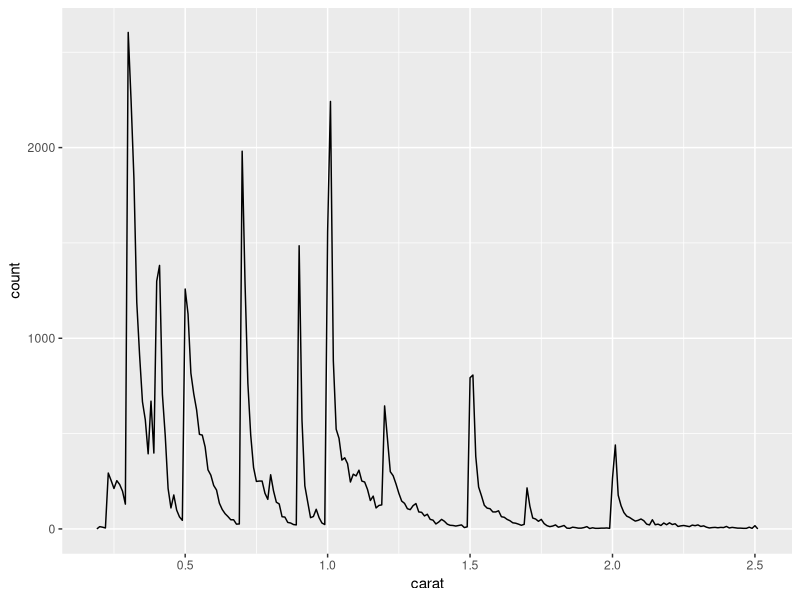
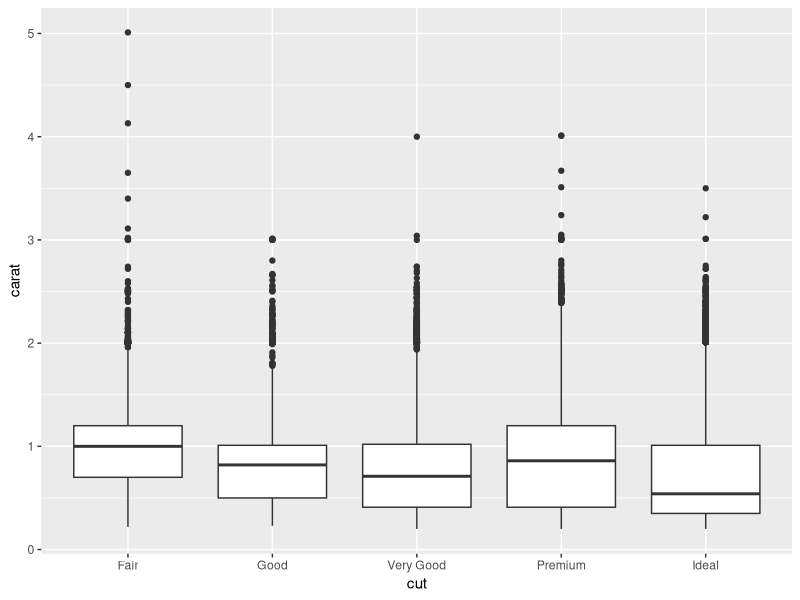
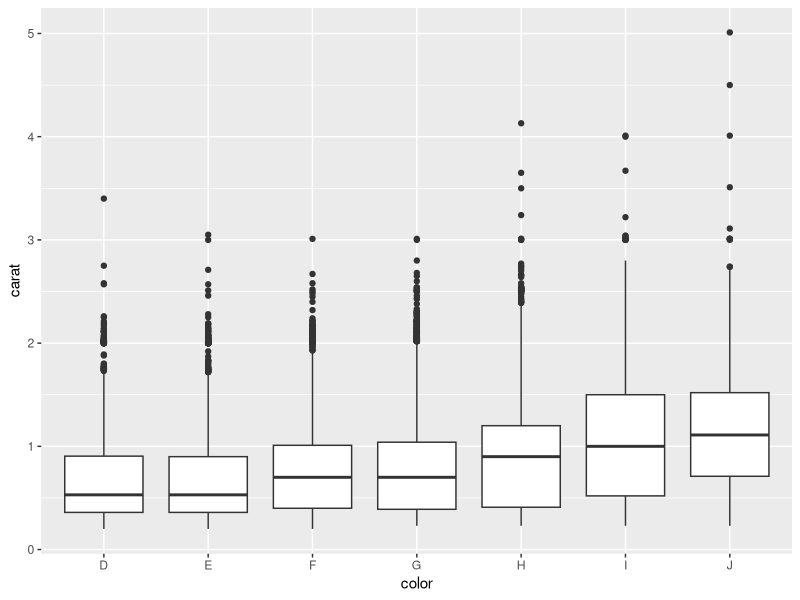
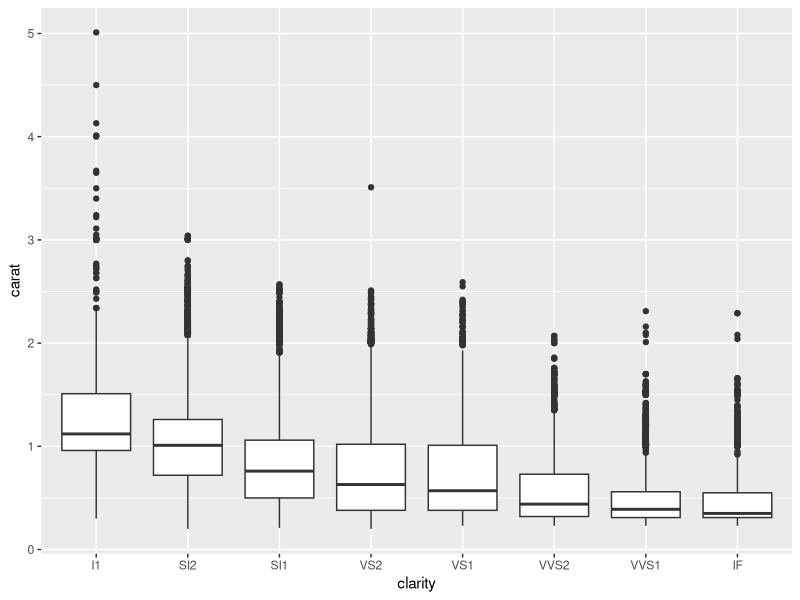

Here is the R script that generated these plots, in order:
## ---- chunk 1
library(ggplot2)
library(dplyr)

smaller <- diamonds %>% 
  filter(carat <= 2.5)

comma <- function(x){
  format(x,digits=2,big.mark=",")
}

large <- nrow(diamonds)-nrow(smaller)
percent <- large/nrow(smaller)*100
## ---- chunk 2
smaller %>% 
  ggplot(aes(carat)) + 
  geom_freqpoly(binwidth = 0.01)
## ---- chunk 3

ggplot(data=diamonds,mapping=aes(x=cut,y=carat))+
  geom_boxplot()
## ---- chunk 4
ggplot(diamonds,mapping=aes(x=color,y=carat))+
  geom_boxplot()
## ---- chunk 5
ggplot(diamonds,mapping=aes(x=clarity,y=carat))+
  geom_boxplot()
## ---- chunk 6

diamonds%>%
  arrange(desc(carat))%>%
  slice(1:20)%>%
  select(carat,cut,color,clarity)
